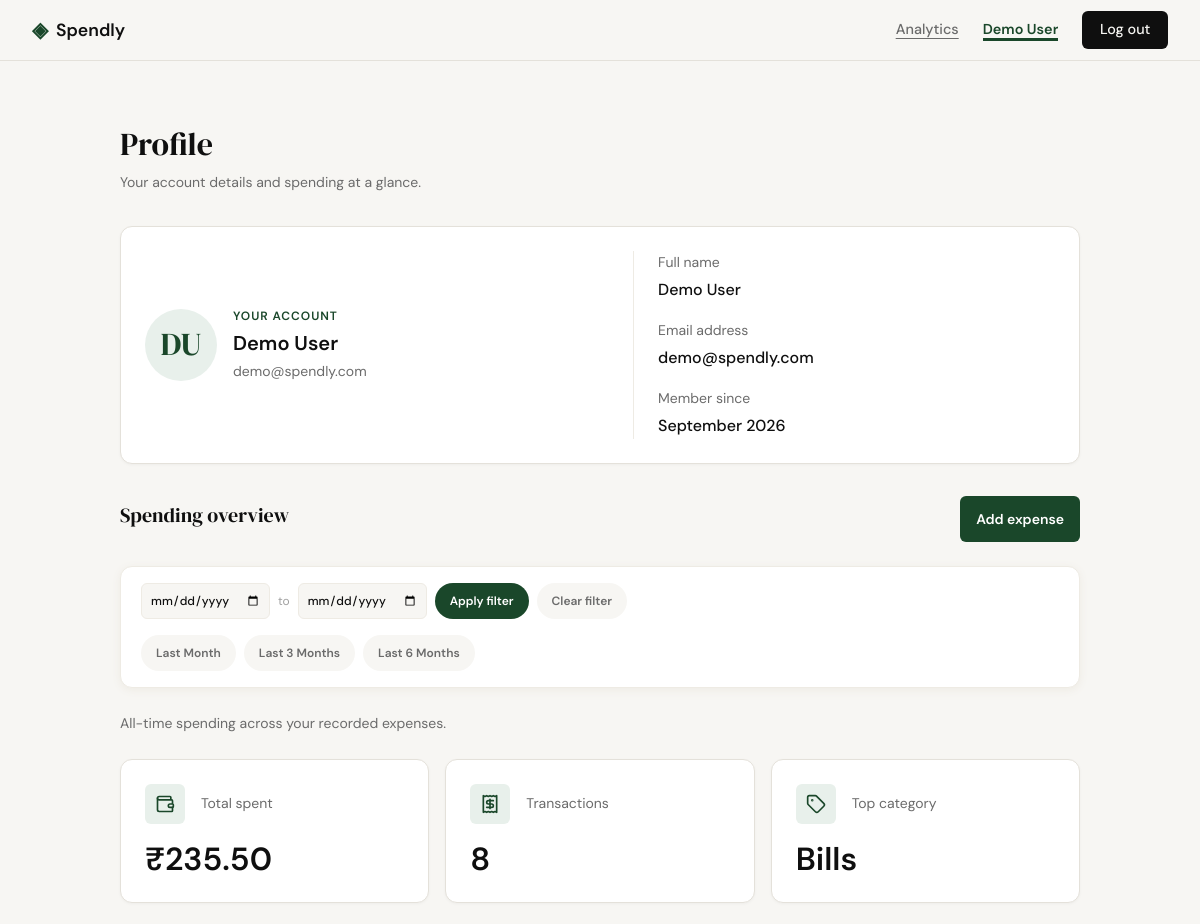
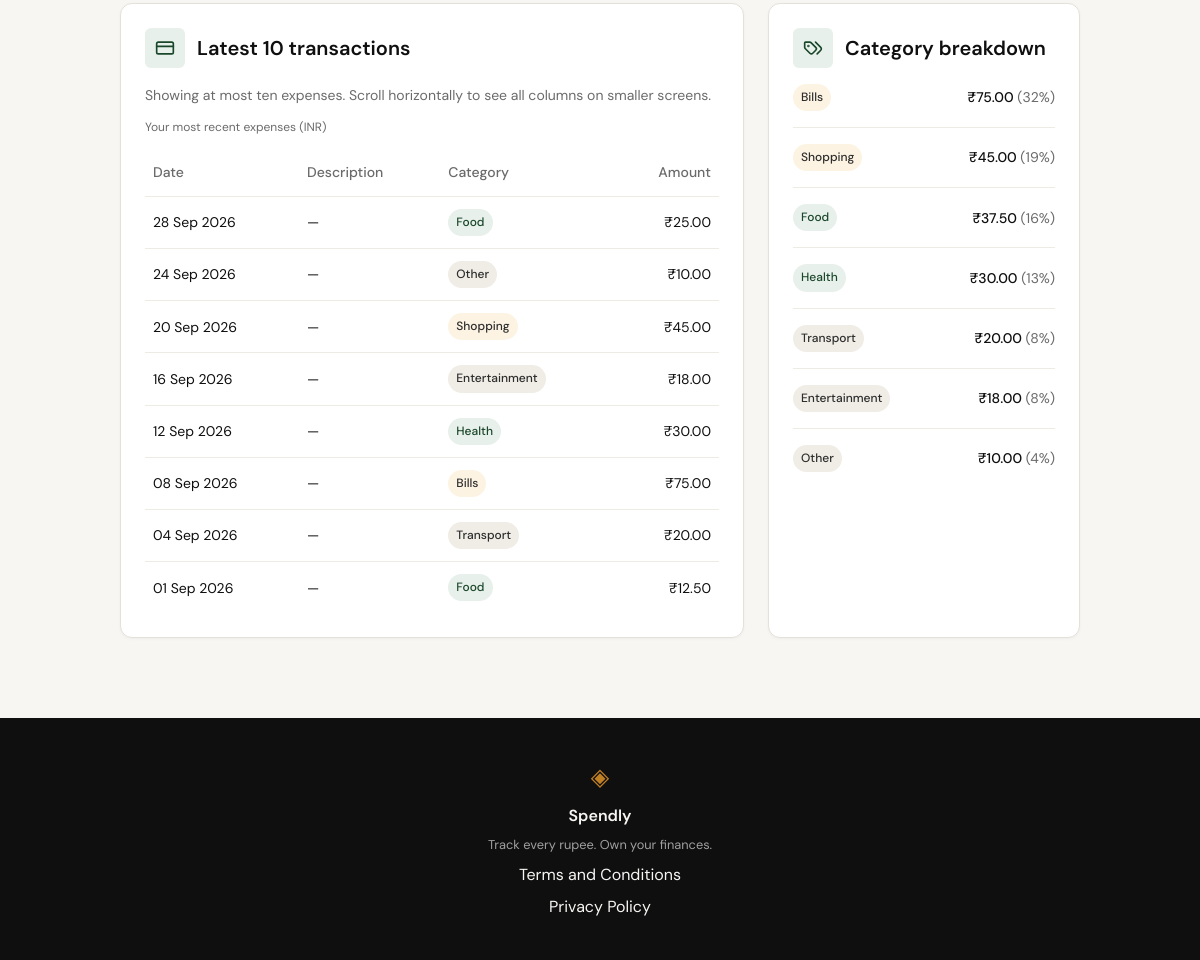
Screenshot of /profile (signed in) with the database file from the repository (2 pictures, top to bottom).
### tables this page shows
CREATE TABLE users (
                    id INTEGER PRIMARY KEY AUTOINCREMENT,
                    name TEXT NOT NULL,
                    email TEXT UNIQUE NOT NULL,
                    password_hash TEXT NOT NULL,
                    created_at TEXT DEFAULT (datetime('now'))
                );

CREATE TABLE expenses (
                    id INTEGER PRIMARY KEY AUTOINCREMENT,
                    user_id INTEGER NOT NULL REFERENCES users(id),
                    amount REAL NOT NULL,
                    category TEXT NOT NULL,
                    date TEXT NOT NULL,
                    description TEXT,
                    created_at TEXT DEFAULT (datetime('now'))
                );

### app.py (the view)
@app.route("/profile")
def profile():
    if g.user is None:
        return redirect(url_for("login"))
    user_id = g.user["id"]
    user = profile_queries.get_user_by_id(user_id)
    if user is None:
        session.clear()
        return redirect(url_for("login"))
    name_parts = user["name"].split()
    initials = "?"
    if name_parts:
        initials = name_parts[0][0]
        if len(name_parts) > 1:
            initials += name_parts[-1][0]
        initials = initials.upper()[:2]
    joined = profile_date(g.user["created_at"])
    user.update(
        name=user["name"] if name_parts else "Your profile",
        initials=initials,
        member_since_iso=joined.isoformat() if joined else None,
    )
    bounds, filter_errors = validate_profile_dates(request.args)
    dashboard = {"user": user}
    if not filter_errors:
        dashboard.update(
            summary=build_profile_summary(user_id, **bounds),
            transactions=build_profile_transactions(user_id, **bounds),
            categories=build_profile_categories(user_id, **bounds),
        )
    return render_template(
        "profile.html", dashboard=dashboard, date_filter=bounds,
        filter_errors=filter_errors, is_filtered=any(bounds.values()),
        date_presets=profile_date_presets(),
    ), 400 if filter_errors else 200

### templates/profile.html (shortened to what this page needs)
{% extends "base.html" %}
{% block head %}
<link rel="stylesheet" href="{{ url_for('static', filename='css/profile.css') }}">
{% endblock %}
{% block content %}
<section class="profile-section" aria-labelledby="profile-title">
    <div class="profile-container">
        <header class="profile-header">
            <h1 id="profile-title">Profile</h1>
            <p>Your account details and spending at a glance.</p>
        </header>
        <section class="profile-account-card" aria-labelledby="account-details-title">
            <div class="profile-account-heading">
                <span class="profile-initial" aria-hidden="true">{{ dashboard.user.initials }}</span>
                <div>
                    <p class="profile-eyebrow">Your account</p>
                    <h2 id="account-details-title">{{ dashboard.user.name }}</h2>
                    <p class="profile-account-email">{{ dashboard.user.email }}</p>
                </div>
            </div>
            <div class="profile-account-details">
                <dl id="profile-account-fields">
                    <div class="profile-field">
                        <dt>Full name</dt>
                        <dd>{{ dashboard.user.name }}</dd>
                    </div>
                    <div class="profile-field">
                        <dt>Email address</dt>
                        <dd>{{ dashboard.user.email }}</dd>
                    </div>
                    <div class="profile-field">
                        <dt>Member since</dt>
                        <dd>
                            {% if dashboard.user.member_since_iso %}
                            <time id="profile-member-since" datetime="{{ dashboard.user.member_since_iso }}">{{ dashboard.user.member_since }}</time>
                            {% else %}
                            {{ dashboard.user.member_since }}
                            {% endif %}
                        </dd>
                    </div>
                </dl>
            </div>
        </section>
        <section class="profile-spending" aria-labelledby="spending-title">
            <header class="profile-spending-header">
                <h2 id="spending-title">Spending overview</h2>
                <a class="profile-add-expense" href="{{ url_for('add_expense') }}">Add expense</a>
            </header>
            <form id="profile-filter" class="profile-filter" method="GET" action="{{ url_for('profile') }}"
                  aria-label="Filter spending by date" aria-describedby="profile-filter-help">
                <div class="profile-filter-controls">
                    {% for field, label in [('start_date', 'Start date'), ('end_date', 'End date')] %}
                    {% if not loop.first %}<span class="profile-filter-separator" aria-hidden="true">to</span>{% endif %}
                    <div class="profile-filter-field">
                        <input type="date" class="form-input" id="{{ field }}" name="{{ field }}"
                               value="{{ date_filter[field] or '' }}"
                               {% if field in filter_errors %}aria-invalid="true" aria-describedby="{{ field }}-error"{% endif %}>
                    </div>
                    {% endfor %}
                    <button class="profile-filter-apply" type="submit">Apply filter</button>
                    <a class="profile-filter-clear" href="{{ url_for('profile') }}">Clear filter</a>
                </div>
                <div class="profile-filter-presets" role="group" aria-label="Quick date ranges">
                    {% for preset in date_presets %}
                    <a class="profile-filter-preset"
                       href="{{ url_for('profile', start_date=preset.start_date, end_date=preset.end_date) }}"
                       {% if not filter_errors and date_filter.start_date == preset.start_date and date_filter.end_date == preset.end_date %}aria-current="true"{% endif %}>{{ preset.label }}</a>
                    {% endfor %}
                </div>
            </form>
            {% if not filter_errors %}
            <p class="profile-active-range" id="profile-active-range">
                {% if date_filter.start_date and date_filter.end_date %}
                Spending from {{ date_filter.start_date }} through {{ date_filter.end_date }} (inclusive).
                {% elif date_filter.start_date %}
                Spending on or after {{ date_filter.start_date }}.
                {% elif date_filter.end_date %}
                Spending on or before {{ date_filter.end_date }}.
                {% else %}
                All-time spending across your recorded expenses.
                {% endif %}
            </p>
            <dl class="profile-stats" id="profile-summary">
                {% for stat in dashboard.summary %}
                <div class="profile-stat">
                    <dt>
                        <span class="profile-icon" aria-hidden="true">
                            <i data-lucide="{{ ['wallet', 'receipt', 'tag'][loop.index0] }}"></i>
                        </span>
                        <span>{{ stat.label }}</span>
                    </dt>
                    <dd>{{ stat.value }}</dd>
                </div>
                {% endfor %}
            </dl>
            <div class="profile-spending-grid">
                <section class="profile-transactions" aria-labelledby="transactions-title">
                    <h3 id="transactions-title" class="profile-section-title">
                        <span class="profile-icon" aria-hidden="true"><i data-lucide="credit-card"></i></span>
                        Latest 10 transactions
                    </h3>
                    <p class="profile-table-hint" id="transaction-scroll-hint">Showing at most ten{% if is_filtered %} matching{% endif %} expenses. Scroll horizontally to see all columns on smaller screens.</p>
                    <div class="profile-table-scroll" role="region" tabindex="0"
                         aria-labelledby="transactions-title" aria-describedby="transaction-scroll-hint">
                        <table id="profile-transactions">
                            <caption>Your most recent expenses (INR)</caption>
                            <thead>
                                <tr>
                                    <th scope="col">Date</th>
                                    <th scope="col">Description</th>
                                    <th scope="col">Category</th>
                                    <th scope="col" class="profile-amount">Amount</th>
                                </tr>
                            </thead>
                            <tbody>
                                {% for transaction in dashboard.transactions %}
                                <tr>
                                    <td>{% if transaction.date %}<time datetime="{{ transaction.date }}">{{ transaction.date_label }}</time>{% else %}{{ transaction.date_label }}{% endif %}</td>
                                    <td>{{ transaction.description }}</td>
                                    <td><span class="profile-category profile-category-{{ transaction.category_class }}">{{ transaction.category }}</span></td>
                                    <td class="profile-amount">₹{{ '{:,.2f}'.format(transaction.amount) }}</td>
                                </tr>
                                {% else %}
                                <tr><td colspan="4" class="profile-empty">{{ 'No expenses in this date range.' if is_filtered else 'No expenses recorded yet.' }}</td></tr>
                                {% endfor %}
                            </tbody>
                        </table>
                    </div>
                </section>
                <section class="profile-breakdown" aria-labelledby="categories-title">
                    <h3 id="categories-title" class="profile-section-title">
                        <span class="profile-icon" aria-hidden="true"><i data-lucide="tags"></i></span>
                        Category breakdown
                    </h3>
                    <ul id="profile-categories">
                        {% for category in dashboard.categories %}
                        <li>
                            <span class="profile-category profile-category-{{ category.category_class }}">{{ category.name }}</span>
                            <span class="profile-category-total">₹{{ '{:,.2f}'.format(category.total) }} <span class="profile-category-percent">({{ category.pct }}%)</span></span>
                        </li>
                        {% else %}
                        <li class="profile-empty">{{ 'No category spending in this date range.' if is_filtered else 'No category spending yet.' }}</li>
                        {% endfor %}
                    </ul>
                </section>
            </div>
            {% endif %}
        </section>
    </div>
</section>
{% endblock %}

### templates/base.html (shortened to what this page needs)
<!DOCTYPE html>
<html lang="en">
<head>
    <link rel="stylesheet" href="{{ url_for('static', filename='css/style.css') }}">
    {% block head %}{% endblock %}
</head>
<body class="{% block body_class %}{% endblock %}">
    <nav class="navbar">
        <div class="nav-inner{% if g.user %} nav-inner-authenticated{% endif %}">
            <a href="{{ url_for('landing') }}" class="nav-brand">
                {% block brand %}
                <span class="brand-icon">◈</span>
                <span class="brand-name">Spendly</span>
                {% endblock %}
            </a>
            <div class="nav-links">
                {% if g.user %}
                <a href="{{ url_for('analytics') }}" class="nav-analytics"
                   {% if request.endpoint == 'analytics' %}aria-current="page"{% endif %}>Analytics</a>
                <a href="{{ url_for('profile') }}" class="nav-profile"
                   title="{{ g.user['name'] }}"
                   aria-label="{% if g.user['name'].strip() %}View profile for {{ g.user['name'] }}{% else %}Your profile{% endif %}"
                   {% if request.endpoint == 'profile' %}aria-current="page"{% endif %}>
                    <span class="nav-user">{{ g.user['name'] if g.user['name'].strip() else 'Your profile' }}</span>
                </a>
                <form class="nav-logout" method="POST" action="{{ url_for('logout') }}">
                    <button type="submit" class="nav-cta">Log out</button>
                </form>
                {% else %}
                <a href="{{ url_for('login') }}">Sign in</a>
                <a href="{{ url_for('register') }}" class="nav-cta">Get started</a>
                {% endif %}
            </div>
        </div>
    </nav>
    <main class="main-content">
        {% block content %}{% endblock %}
    </main>
    {% block footer %}
    <footer class="footer">
        <div class="footer-inner">
            <span class="brand-icon">◈</span>
            <span class="footer-name">Spendly</span>
            <p class="footer-copy">Track every rupee. Own your finances.</p>
            <a href="{{ url_for('terms') }}">Terms and Conditions</a>
            <a href="{{ url_for('privacy') }}">Privacy Policy</a>
        </div>
    </footer>
    {% endblock %}
</body>
</html>

### rows the page displays
users: name "Demo User", user.name "Demo User", user.email "demo@spendly.com"
expenses: label "Top category", value "Bills", amount "75.00", name "Bills", total "75.00", pct "32"
expenses: amount "25.00"
expenses: amount "10.00", name "Other", total "10.00", pct "4"
expenses: amount "45.00", name "Shopping", total "45.00", pct "19"
expenses: amount "18.00", name "Entertainment", total "18.00", pct "8"
expenses: amount "30.00", name "Health", total "30.00", pct "13"
expenses: amount "20.00", name "Transport", total "20.00", pct "8"
expenses: amount "12.50", name "Food", total "37.50", pct "16"

### other values shown
{{ dashboard.user.initials }} "DU"
{{ dashboard.user.member_since }} "September 2026"
{{ preset.label }} "Last Month" "Last 3 Months" "Last 6 Months"
{{ stat.label }} "Total spent" "Transactions"
{{ stat.value }} "₹235.50" "8"
